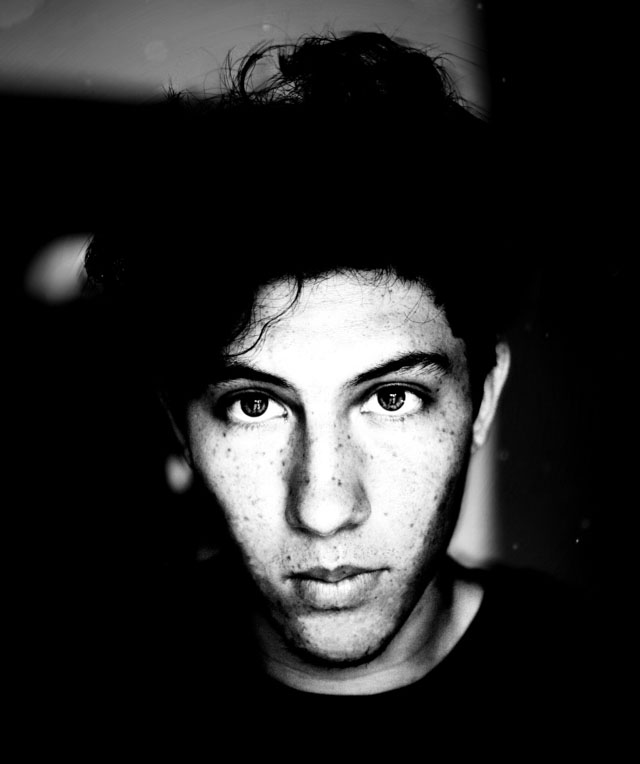
#> input picture static/assets/images/profil.jpg, 640 x 764 px
$ python jpgsize.py
#> lines starting #> are read from the running program, lines starting #| are printed output that depends on the picture
from PIL import Image

with Image.open('profil.jpg') as image:
#> image is the input picture: PIL image 640x764 RGB; min 0, max 255, mean 41
    print(image.size)
#| (640, 764)

with Image.open('profile.jpg') as img:
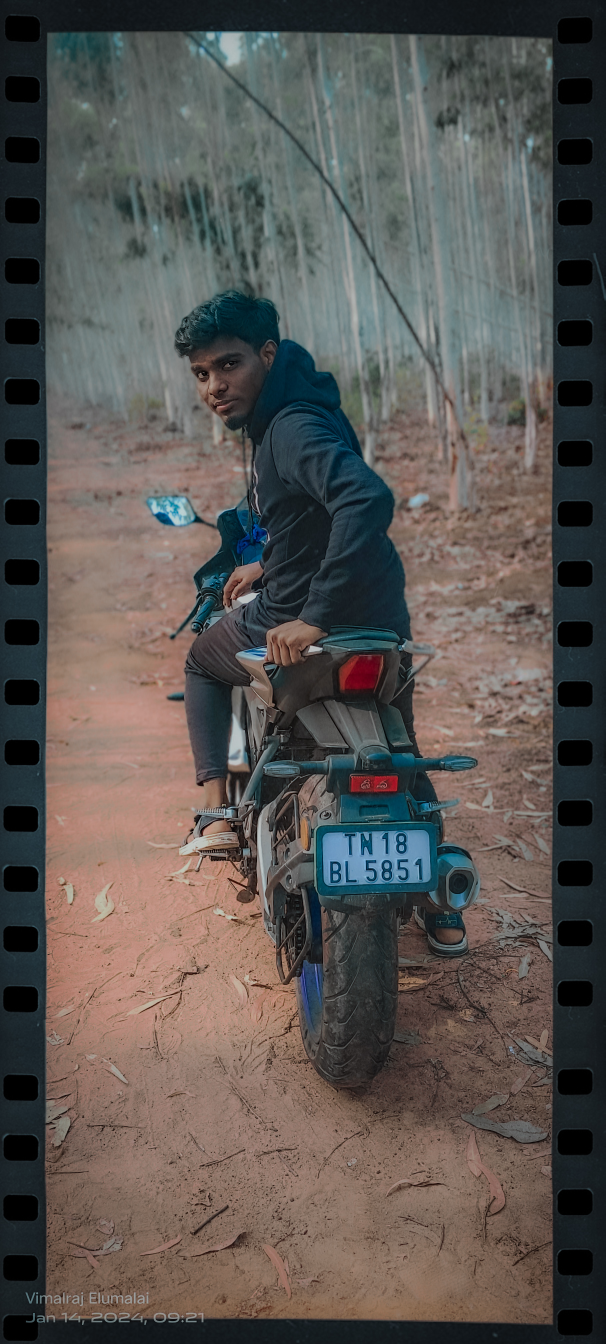
#> input picture static/assets/images/profile.jpg, 1816 x 4032 px (shown at 1/3 size)
#> img is the input picture: PIL image 1816x4032 RGB; mean R, G, B 91, 86.5, 83.1
    print(img.size)
#| (1816, 4032)
    converted_image = img.crop((200, 800, 1500, 1764))
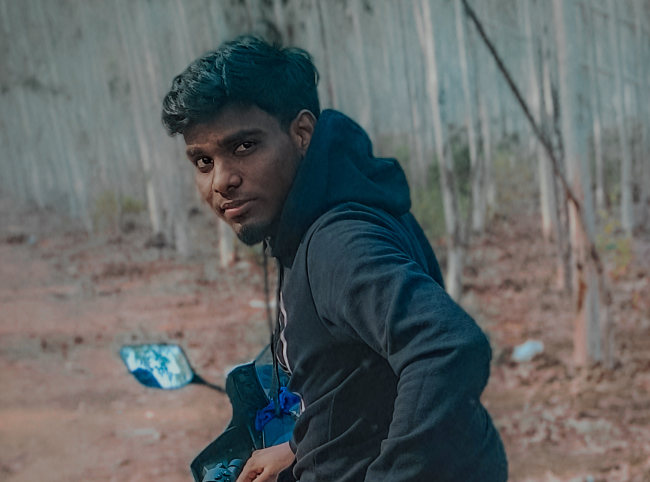
#> converted_image: PIL image 1300x964 RGB (shown at 1/2 size); mean R, G, B 96.5, 100.9, 100.9
    converted_image.save('Converted_image.png', 'png')
